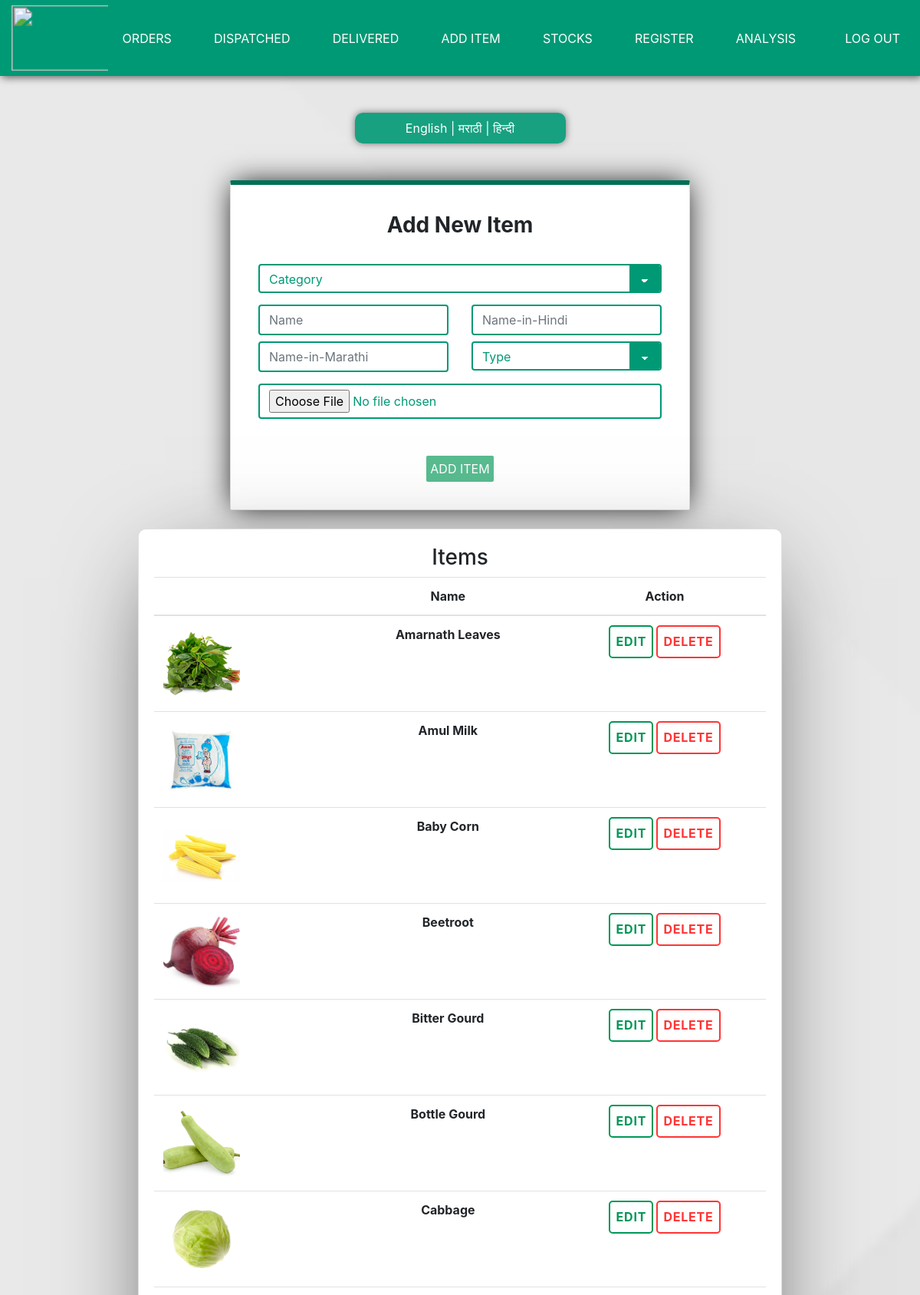
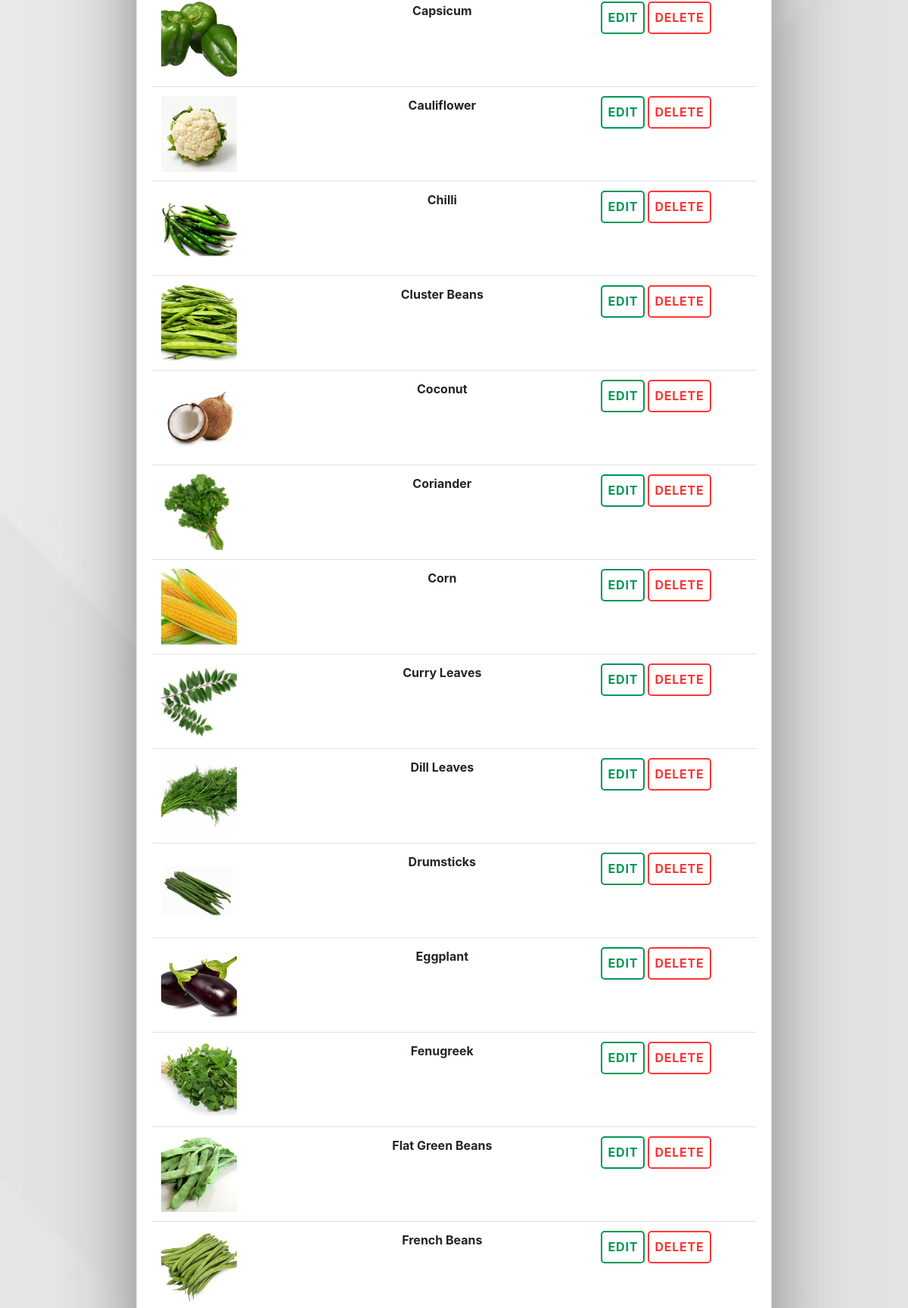
Page /owner/additems.php (signed in, upper part) on the committed database (2 pictures, top to bottom).
### tables this page shows
CREATE TABLE `items` (
  `item_id` int(11) NOT NULL,
  `i_eng` varchar(100) NOT NULL,
  `i_mar` varchar(100) NOT NULL,
  `i_hin` varchar(100) NOT NULL,
  `category_type` int(11) NOT NULL,
  `type` int(11) NOT NULL COMMENT '1-grams,2-gadi',
  `quantity` int(11) NOT NULL,
  `price` int(11) NOT NULL,
  `img` text NOT NULL
);

### langs/english.php (called while the page is built)
<?php
function array_push_assoc($array, $key, $value){
    $array[$key] = $value;
    return $array;
 }
function lang($txt){
include dirname(dirname(__FILE__)).DIRECTORY_SEPARATOR.'includes'.DIRECTORY_SEPARATOR.'dbconn.php';
 $query = "SELECT i_eng FROM items";
 $result = mysqli_query($con, $query);
$dbarray=array();
 if (mysqli_num_rows($result) > 0){
     while ($row1 = mysqli_fetch_assoc($result)) {
            $eng=$row1['i_eng'];
            $dbarray = array_push_assoc($dbarray, $eng, $eng);
        }
 }
 else{
    $dbarray=array();
 }
$lang = array(
    'FARMACY' => 'FARMACY',
    'POLICY' => 'POLICY',
    'CONTACT US' => 'CONTACT US',
    'REGISTER' => 'REGISTER',
    'LOGIN' => 'LOGIN',
    'Search' => 'Search',
    'add_to_cart' => 'ADD TO CART',
    'quantity'=> 'QUANTITY',
    'login'=> 'Login',
    'login_btn'=> 'Login',
    'mobile'=> 'Mobile Number',
    'password'=> 'Password',
    'forgot_pass'=> 'Forgot Password',
    'sign_up'=>'Sign Up Your Account',
    'fname'=>'First Name',
    'lname'=>'Last Name',
    'email'=>'Email Id',
    'pin'=>'Pincode',
    'delivery'=>'Delivery Address',
    "enter_password"=>"Enter Password",
    're_enter_pass'=>'Re enter Password',
    'new_pass'=>'New Password',
    're_enter_new_pass'=>'Re-enter New Password',
    'products'=>'Products',
    'get_location'=>'Get Location',
    'send'=>'Send',
    'verify_code'=>'Enter Verification Code',
    'verify_button'=>'Verify-Code',
    'your_cart'=>'Your Cart',
    'enter_mob'=>'Enter Your Mobile Number',
    'my_orders'=>'My Orders',
    'hello'=>'Hello',
    'total_price'=>'Total Price',
    'price'=>'Price',
    'outofstock'=>'Out of Stock',
    'available'=>'Available',
    'logout'=>'Logout',
    'add_more_items'=>'Buy More',
    'add_new_item'=>'Add New Item',
    'name'=>'Name',
    'hname'=>"Name-in-Hindi",
    'mname'=>'Name-in-Marathi',
    'add'=>'ADD ITEM',
    'category'=>'Category',
    'type'=>'Type',
    'edit'=> 'EDIT',
    'edit_item'=> 'EDIT ITEM',
    'verify_email'=> 'VERIFY EMAIL',
    'change_verify_email'=> 'CHANGE AND VERIFY EMAIL',
    'all'=>'ALL'
    );
    if (mysqli_num_rows($result) > 0){
$final_array=array_merge($dbarray, $lang);
return $final_array[$txt];
}
else{
return $lang[$txt];
}
}
?>

### owner/additems.php (the view, shortened to what this page needs)
<?php
  include dirname(dirname(__FILE__)).DIRECTORY_SEPARATOR.'includes'.DIRECTORY_SEPARATOR.'dbconn.php';
 ?>
<!DOCTYPE html>
<html lang="en">
<head>
<link rel="stylesheet" href="https://cdnjs.cloudflare.com/ajax/libs/font-awesome/4.7.0/css/font-awesome.min.css">
<link rel="stylesheet" href="https://maxcdn.bootstrapcdn.com/bootstrap/4.0.0/css/bootstrap.min.css">
<link rel="stylesheet" href="../css/main.css">
<link rel="stylesheet" href="../css/cards.css">
</head>
<body background="../images/back2.jpg">
    <?php
        include dirname(dirname(__FILE__)).DIRECTORY_SEPARATOR.'includes'.DIRECTORY_SEPARATOR.'ownerheader.php';
    ?>
    <br><br>
    <div style="margin:auto;width:70%;">
  <p class="languages"><a href="?lang=english">English</a> | <a href="?lang=marathi">मराठी</a> | <a href="?lang=hindi">हिन्दी</a></p>
</div><br><br>
<div class="card regcard">
  <h3 class="cardhead"><?php echo lang('add_new_item') ;?></h3>
  <form  action="#" enctype="multipart/form-data" id="additems">
  <br>
  <div class="row">
    <div class="col">
    </div>
  </div>
  <div class="row">
    <div class="col">
      <div class="form-group">
        <div class=" text-center">
          <select style="margin-bottom: 15px;" class="form-control category customselect classic" name="formcategory" id="formcategory" required>
              <option value="" selected disabled><?php echo lang('category')?></option>
          </select>
        </div>
      </div>
    </div>
  </div>
  <div class="row">
      <div class="col-sm-6">
         <div class="form-group">
             <input type="text" class="form-control category customselect classic" name="name" id="name" placeholder=<?php echo lang('name') ;?> required>
         </div>
      </div>
      <br><br>
      <div class="col-sm-6">
         <div class="form-group">
             <input type="text" class="form-control category customselect classic" name="Hname" id="Hname" placeholder=<?php echo lang('hname') ;?> required>
         </div>
      </div>
  </div>
  <div class="row">
      <div class="col-sm-6">
         <div class="form-group">
            <input style="margin-bottom: 15px;" type="text" class="form-control category customselect classic" name="Mname" id="Mname" placeholder=<?php echo lang('mname') ;?> required>
         </div>
      </div>
      <div class="col-sm-6">
        <div class="form-group">
          <div class=" text-center">
          <select style="margin-bottom: 15px;" class="form-control category customselect classic" name="type" id="type" required>
              <option value="" selected disabled><?php echo lang('type')?></option>
          </select>
          </div>
        </div>
      </div>
  </div>
  <div class="row">
    <div class="col">
      <div class="form-group">
        <input type="file" class="form-control category customselect classic" name="image" id="image" onchange=readURL(this) required>
      </div>
    </div>
  </div>
<br><br>
  <button class="btn btngreen" type="submit"name="registerd" id="btn"><?php echo lang('add')?></button>
  </form>
</div>
<br>
<div class="card ownercard">
  <h3 style="text-align:center;">Items</h3>
  <div class="row">
    <div class="col">
    </div>
  </div>
  <table class="table table-hover" style="padding:20px;">
<thead>
  <tr>
    <th scope="col"></th>
    <th scope="col" style="text-align:center;">Name</th>
    <th scope="col" style="text-align:center;">Action</th>
  </tr>
</thead>
<tbody>
    <?php
    $query = "SELECT * FROM items ORDER BY i_eng ASC;";
    $result = mysqli_query($con, $query);
    if (mysqli_num_rows($result) > 0)
    {
        while ($row1 = mysqli_fetch_assoc($result)) {
            echo '<tr >
                    <th scope="col"><img class="image" src="../images/Veg/'.$row1['img'].'" alt=""></th>
                    <th scope="col" style="text-align:center;">'.lang($row1['i_eng']).'</th>
                    <th scope="col" style="text-align:center;">
                    <form action="./deletebackend.php" method="post" class="form">
                      <input type="hidden" name="itemid" value="'.$row1['item_id'].'">
                      <button type="submit" id="edit" class="edit btn btnwhite" name="edit" value="EDIT">EDIT</button>
                      <button type="submit" id="del" class="del btn btndelete" name="delete" value="DELETE" >DELETE</button>
                    </form>
                    </th>
                  </tr>';
        }
      }
     ?>
</tbody>
</table>
</div>
  <?php include dirname(dirname(__FILE__)).DIRECTORY_SEPARATOR.'includes'.DIRECTORY_SEPARATOR.'footer.php';   ?>
</body>
</html>

### css/main.css (style rules this page uses)
body { background-image: url("../images/back2.jpg"); background-repeat: repeat-y; background-size: cover; }
.languages { box-shadow: 0px 0px 10px rgba(0, 0, 0, 0.5); position: relative; background-color: rgb(0, 153, 117, 0.9); color: white; padding: 8px 10px; text-align: center; width: 275px; height: 40px; margin: auto; border-radius: 10px; max-width: 800px; }
.languages a { text-decoration: none; color: white; }
.category { position: relative; float: right; }
.image { width: 100px; height: 100px; object-fit: cover; }

### css/cards.css (style rules this page uses)
.regcard { background-color: rgb(255, 255, 255, 1); padding: 3%; border-radius: 2px; margin: auto; width: 50%; text-align: center; align-items: center; overflow: hidden; border-top: 6px solid #007056; -webkit-box-shadow: 0px 0px 36px -5px rgba(0, 0, 0, 1); -moz-box-shadow: 0px 0px 36px -5px rgba(0, 0, 0, 1); box-shadow: 0px 0px 36px -5px rgba(0, 0, 0, 1); }
.cardhead { font-weight: 700; }
.btndelete { background-color: transparent; color: #ff3535; padding: 3%; border-radius: 5px; border: 2px solid ; border-color: #ff3535; font-weight: 700; letter-spacing: 0.05rem; }
.btnwhite { background-color: transparent; color: #009755; padding: 3%; border-radius: 5px; border: 2px solid #009755; font-weight: 700; letter-spacing: 0.05rem; }
.btngreen { background-color: #009755; color: white; padding: 5px; position: relative; border: none; outline: none; border-radius: 2px; cursor: pointer; }
.customselect { max-width: 600px !important; background-color: transparent; border: 2px solid #009975; border-radius: 4px; display: inline-block; font: inherit; line-height: 1.5em; margin: 0; color: #009975; -webkit-box-sizing: border-box; -moz-box-sizing: border-box; box-sizing: border-box; -webkit-appearance: none; -moz-appearance: none; }
.customselect option { background-color: transparent; }
select.classic { background-image: linear-gradient(45deg, transparent 50%, white 50%), linear-gradient(135deg, white 50%, transparent 50%), linear-gradient(to right, #009975, #009975); background-position: calc(100% - 20px) calc(1em + 2px), calc(100% - 15px) calc(1em + 2px), 100% 0; background-size: 5px 5px, 5px 5px, 2.5em 2.5em; background-repeat: no-repeat; }
.ownercard { margin: auto; width: 70%; padding: 20px; display: block; overflow-x: auto; border-radius: 10px 10px 10px 10px; -webkit-box-shadow: 0px 29px 124px -35px rgba(0, 0, 0, 0.75); -moz-box-shadow: 0px 29px 124px -35px rgba(0, 0, 0, 0.75); box-shadow: 0px 29px 124px -35px rgba(0, 0, 0, 0.75); }

### css/footer.css (style rules this page uses)
a { text-decoration: none; color:#fff; }

### rows in the picture
items: img (picture), i_eng "Amarnath Leaves"
items: img (picture), i_eng "Amul Milk"
items: img (picture), i_eng "Baby Corn"
items: img (picture), i_eng "Beetroot"
items: img (picture), i_eng "Bitter Gourd"
items: img (picture), i_eng "Bottle Gourd"
items: img (picture), i_eng "Cabbage"
items: img (picture), i_eng "Capsicum"
items: img (picture), i_eng "Cauliflower"
items: img (picture), i_eng "Chilli"
items: img (picture), i_eng "Cluster Beans"
items: img (picture), i_eng "Coconut"
items: img (picture), i_eng "Coriander"
items: img (picture), i_eng "Corn"
items: img (picture), i_eng "Curry Leaves"
items: img (picture), i_eng "Dill Leaves"
items: img (picture), i_eng "Drumsticks"
items: img (picture), i_eng "Eggplant"
items: img (picture), i_eng "Fenugreek"
items: img (picture), i_eng "Flat Green Beans"
items: img (picture), i_eng "French Beans"

### other values in the picture
lang('add_new_item') "Add New Item"
lang('add') "ADD ITEM"
form field formcategory "Category"
form field type "Type"
